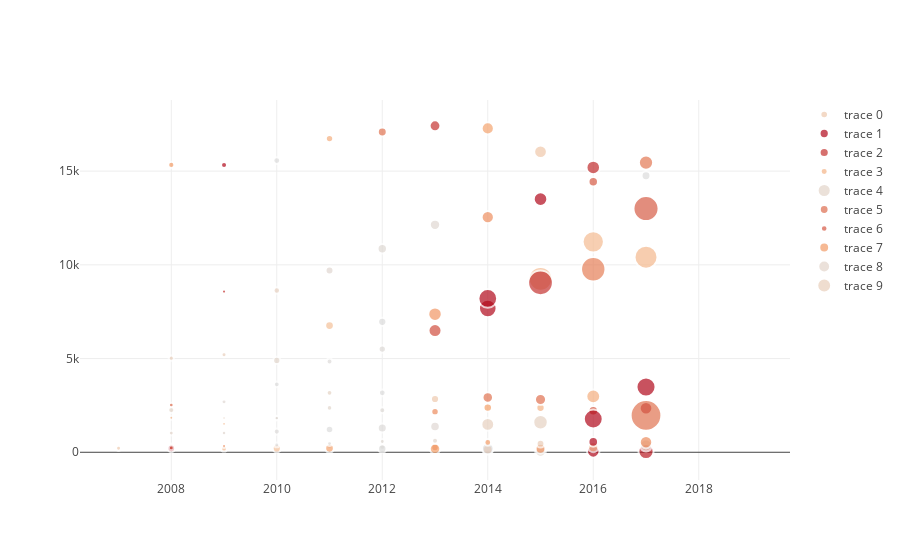

Here is the notebook cell this chart was saved with:
### Code cell
revenue_against_stock_price()
